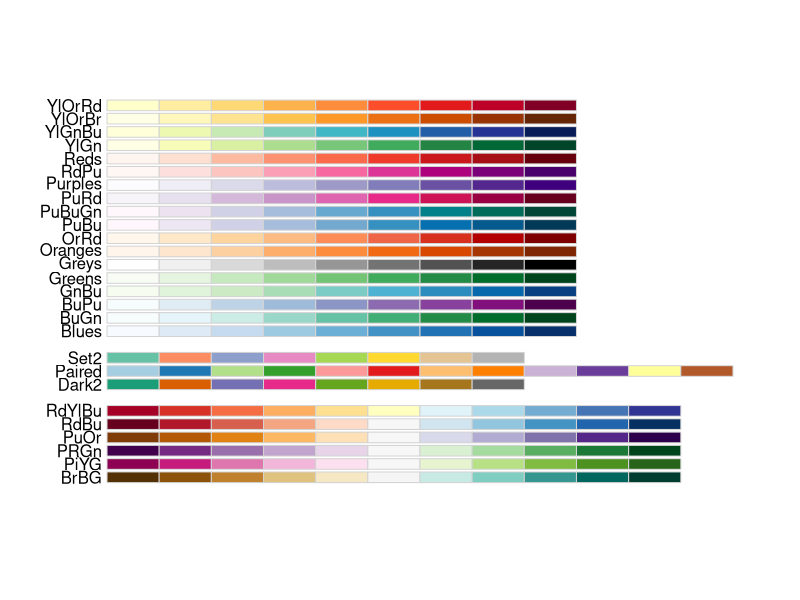
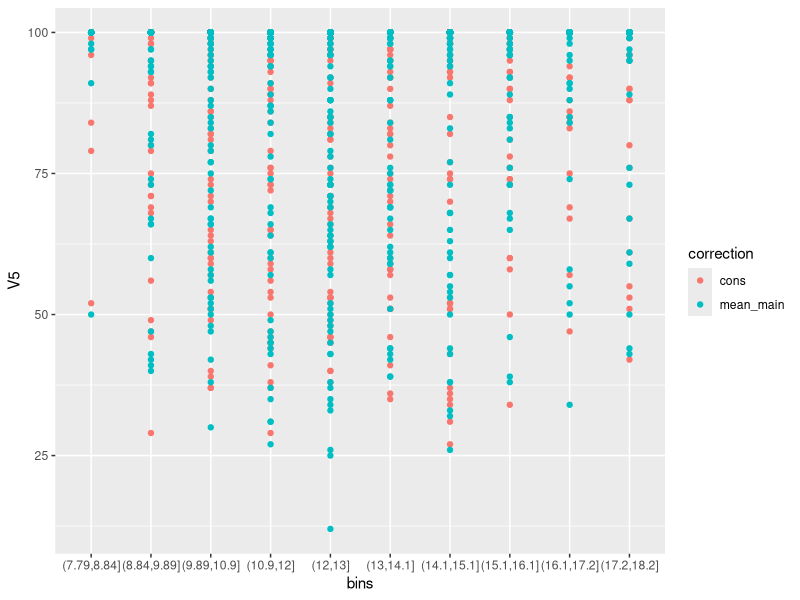
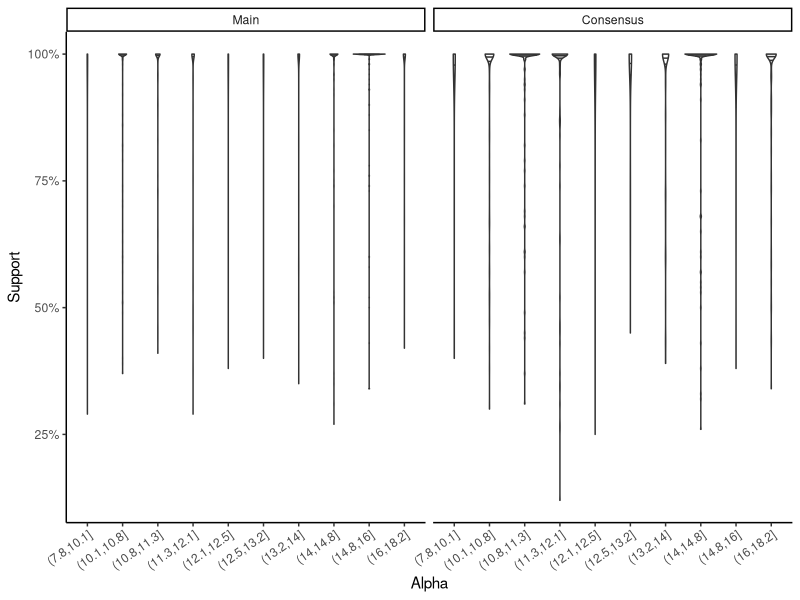
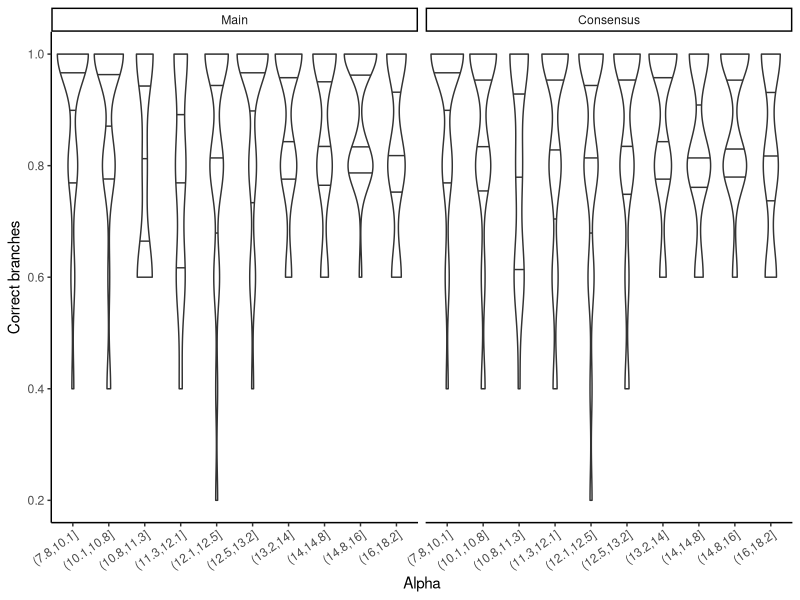
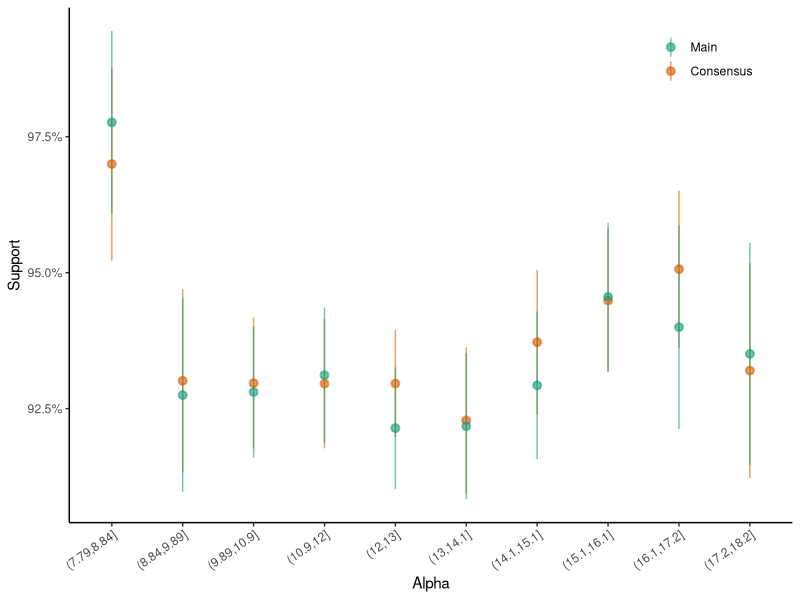
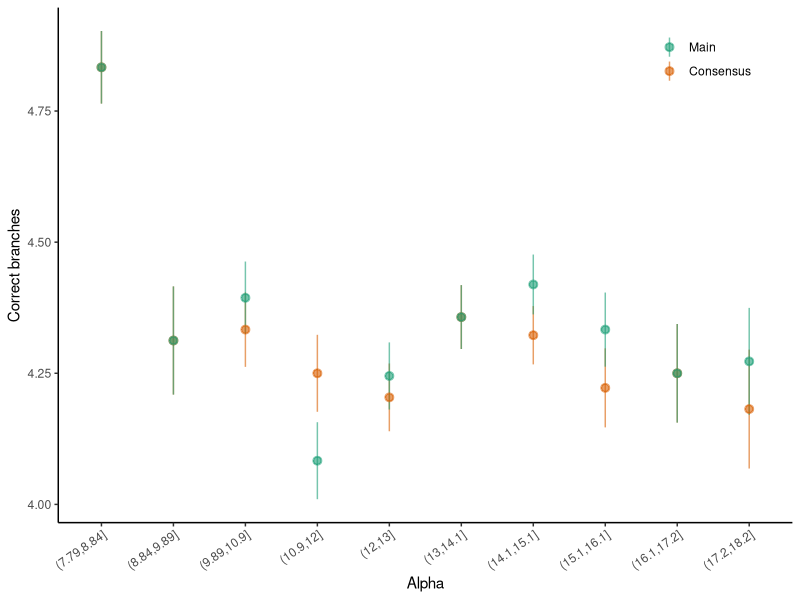
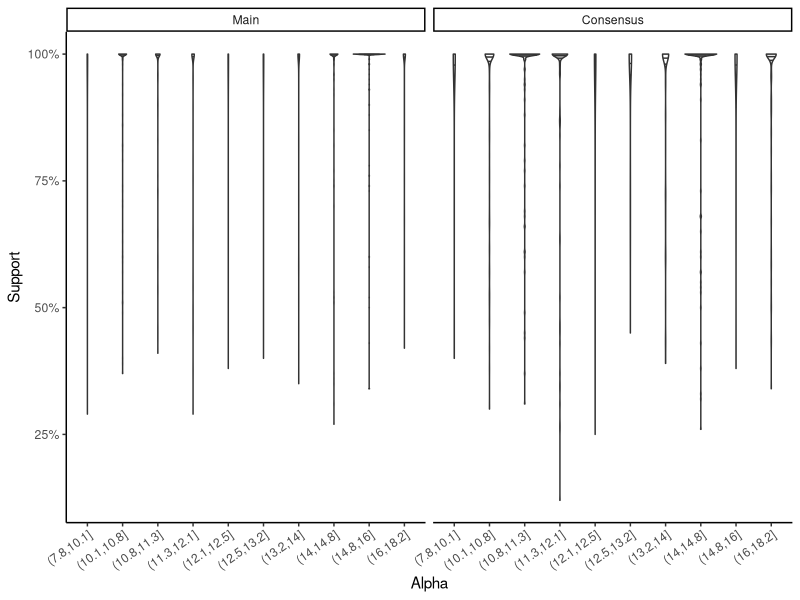
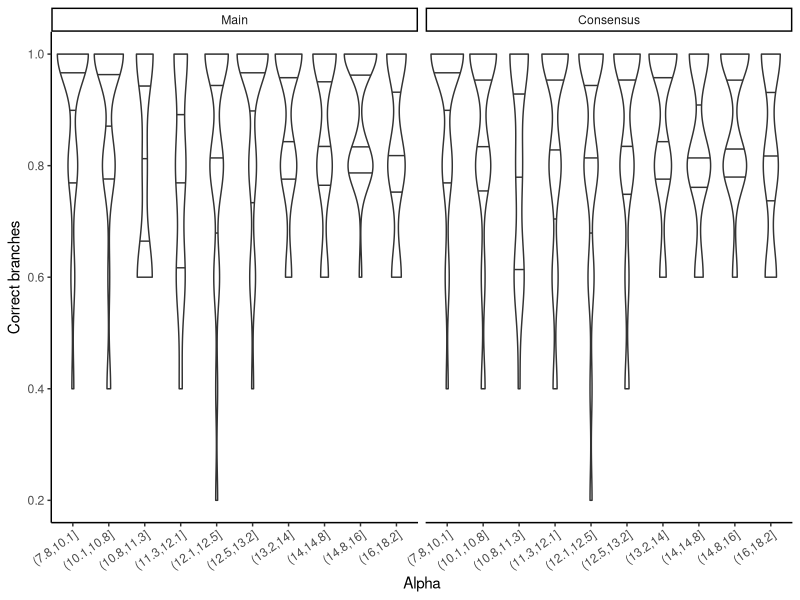

The R script that drew these images, in order: (Note: this script raises an error after producing the figures.)
require(ggplot2); require(scales); require(reshape2); 
#install.packages("dplyr")
require(dplyr)
#require(Hmisc)
library("readxl")
library(RColorBrewer)
library("ggsci")
#install.packages("ggrepel")
library("ggrepel")
library(ggpubr)
display.brewer.all(colorblindFriendly = TRUE)
brewer.pal(n = 8, name = "Dark2")

my_colors <- RColorBrewer::brewer.pal(8, "Dark2")

my_colors2 <- RColorBrewer::brewer.pal(8, "Paired")

#my_colors = c("#bf812d", "#35978f", "#666666")
#my_colors = c("#9970ab", "#5aae61", "#666666")
#my_colors = c("#d6604d", "#4393c3", "#666666")

setwd(dirname(rstudioapi::getActiveDocumentContext()$path))
getwd()


#paste <( cat Fel_try1.txt |nw_labels -L - ) <( cat Fel_try1.txt|nw_topology -I - ) > 90reps

#Updated:
#paste <( cat Fel_try2.txt |nw_labels -L - ) <( cat Fel_try2.txt |nw_reroot - n6 |nw_topology -I - ) > 500reps


# Read support
d1=read.csv('8leaves_CONS.txt',sep=" ",h=F)
d2=read.csv('8leaves.txt',sep=" ",h=F)
head(d2)



#nrow(d)
#correction labes are swapped but graphs are manually corrected
d1$correction = "cons"
d2$correction = "mean_main"


# Read alphas
s2=read.csv('alpha_caterpillar_unif_0.00001_form.txt',sep=" ",h=F)
s1=read.csv('alpha_balanced_unif_0.00001_form.txt',sep=" ",h=F)
names(s1)[names(s1) == 'V1'] <- 'V3'
names(s1)[names(s1) == 'V2'] <- 'V13'
names(s2)[names(s2) == 'V1'] <- 'V3'
names(s2)[names(s2) == 'V2'] <- 'V13'


# Append alpha values d1
d1_bal <- d1[d1$V1 == "balanced", ]
d1_cat <- d1[d1$V1 == "cat", ]

out1 <- merge(d1_bal, s1, by.x = c("V3"), by.y = c("V3"))
out2 <- merge(d1_cat, s2, by.x = c("V3"), by.y = c("V3"))

d1 <- rbind(out1, out2)



# Append alpha values d2
d2_bal <- d2[d2$V1 == "balanced", ]
d2_cat <- d2[d2$V1 == "cat", ]

out1 <- merge(d2_bal, s1, by.x = c("V3"), by.y = c("V3"))
out2 <- merge(d2_cat, s2, by.x = c("V3"), by.y = c("V3"))

d2 <- rbind(out1, out2)


tail(d2)

#d1[d1$V1 %in% c("balanced")]
###################################### Fig1 ######################################
r=rbind(d1,d2)
r$correction <- factor(r$correction, levels=c("cons", "mean_main"))
r = r[r$V2=="unif_0.00001" | r$V2=="unif_0.00001_CONS",]

r$correct=!is.na(r$V6)
head(r)

r$correction_sort = factor(r$correction, levels=c('mean_main','cons'))
names <- list(
  'mean_main'="Main",
  'cons'="Consensus"
)

hospital_labeller <- function(variable,value){
  return(names[value])
}



r$bins <- cut(r$V13,breaks = 10)
# Points:
ggplot(r, aes(x = bins, y = V5, color=correction)) +
  #stat_summary(fun = "mean", geom = "linerange")+
  geom_point()


r

a1 <-ggplot(data = r,aes(x = cut(V13,c(min(V13)-0.001,quantile(V13,probs=(1:10)/10))), 
                             y = V5/100)) +
  geom_violin(draw_quantiles = c(1/4,1/2,3/4))+
  #geom_pointrange(stat = "summary",
  #                fun.ymin = min,
  #                fun.ymax = max,
  #                fun.y = "median",
  #                alpha = 0.6)+
  theme_classic()+
  facet_wrap(~correction, labeller=hospital_labeller)+
  scale_x_discrete(name="Alpha")+
  theme(axis.text.x = element_text(angle = 35, vjust = 1, hjust=1))+
  scale_y_continuous(name="Support", label=percent)

a1


ggsave("alpha_vs_support.pdf",width=5,height = 4)

#################################################################################
r
ux <- unique(r$V3)
length(ux)

new_r <- data.frame(matrix(ncol = ncol(r)+2, nrow = 0))

for(i in ux){
  
  tmp <- r[r$V3 == i, ]
  
  tmp_bal <- tmp[tmp$V1 == "balanced", ]
  tmp_cat <- tmp[tmp$V1 == "cat", ]
  
  tmp_bal_cons <- tmp_bal[tmp_bal$correction == "cons", ]
  tmp_bal_mean <- tmp_bal[tmp_bal$correction == "mean_main", ]
  
  tmp_cat_cons <- tmp_cat[tmp_cat$correction == "cons", ]
  tmp_cat_mean <- tmp_cat[tmp_cat$correction == "mean_main", ]
  
  tmp_cat_mean$errors = sum(is.na(tmp_cat_mean$V6))
  tmp_cat_mean$correct_br=sum(!is.na(tmp_cat_mean$V6))
  
  tmp_bal_mean$errors = sum(is.na(tmp_bal_mean$V6))
  tmp_bal_mean$correct_br=sum(!is.na(tmp_bal_mean$V6))
  
  tmp_cat_cons$errors = sum(is.na(tmp_cat_cons$V6))
  tmp_cat_cons$correct_br=sum(!is.na(tmp_cat_cons$V6))
  
  tmp_bal_cons$errors = sum(is.na(tmp_bal_cons$V6))
  tmp_bal_cons$correct_br=sum(!is.na(tmp_bal_cons$V6))
  
  combo = rbind(tmp_cat_mean, tmp_bal_mean, tmp_cat_cons, tmp_bal_cons)
  {print(combo)}
  new_r <- rbind(new_r,combo)
  #print(nrow(new_r))
  
 
  }
    

new_r

#write.csv(new_r, "data.csv", row.names=FALSE)

new_r$correction_sort = factor(new_r$correction, levels=c('mean_main','cons'))
names <- list(
  'mean_main'="Main",
  'cons'="Consensus"
)

hospital_labeller <- function(variable,value){
  return(names[value])
}



# updated version
a2 <-ggplot(data = new_r,aes(x = cut(V13,c(min(V13)-0.001,quantile(V13,probs=(1:10)/10))), 
                        y = correct_br/5)) +
  geom_violin(draw_quantiles = c(1/4,1/2,3/4))+
  #geom_pointrange(stat = "summary",
  #                #fun.ymin = min,
  #                #fun.ymax = max,
  #                #fun.y = "median",
  #                alpha = 0.6)+
  theme_classic()+
  facet_wrap(~correction_sort, labeller=hospital_labeller)+
  scale_x_discrete(name="Alpha")+
  theme(axis.text.x = element_text(angle = 35, vjust = 1, hjust=1))+
  scale_y_continuous(name="Correct branches")
  #scale_color_manual(name="", values = c(my_colors[2], my_colors [1] ), 
  #                   labels=c("Consensus", "Main" ))+
  #theme(legend.position = c(.88,.90), 
  #      legend.margin=margin(t = 0.0, unit='cm') )+
  #guides(colour = guide_legend(title = NULL, order = 1, reverse=TRUE, ), )
a2

ggsave("alpha_vs_correct_br.pdf",width=5,height = 4)


#################################################################################

a1 <-ggplot(data = r) +
  geom_pointrange(mapping = aes(x = bins, y = V5/100, color=correction),
                  stat = "summary",
                  #fun.ymin = min,
                  #fun.ymax = max,
                  #fun.y = "median",
                  alpha = 0.6)+
  theme_classic()+
  scale_x_discrete(name="Alpha")+
  theme(axis.text.x = element_text(angle = 35, vjust = 1, hjust=1))+
  scale_y_continuous(name="Support", label=percent)+
  scale_color_manual(name="", values = c(my_colors[2], my_colors [1] ), 
                     labels=c("Consensus", "Main" ))+
  theme(legend.position = c(.88,.90), 
        legend.margin=margin(t = 0.0, unit='cm') )+
  guides(colour = guide_legend(title = NULL, order = 1, reverse=TRUE, ), )
a1




a2 <-ggplot(data = new_r) +
  geom_pointrange(mapping = aes(x = bins, y = correct_br, color=correction),
                  stat = "summary",
                  #fun.ymin = min,
                  #fun.ymax = max,
                  #fun.y = "median",
                  alpha = 0.6)+
  theme_classic()+
  scale_x_discrete(name="Alpha")+
  theme(axis.text.x = element_text(angle = 35, vjust = 1, hjust=1))+
  scale_y_continuous(name="Correct branches")+
  scale_color_manual(name="", values = c(my_colors[2], my_colors [1] ), 
                     labels=c("Consensus", "Main" ))+
  theme(legend.position = c(.88,.90), 
        legend.margin=margin(t = 0.0, unit='cm') )+
  guides(colour = guide_legend(title = NULL, order = 1, reverse=TRUE, ), )
a2

ggsave("alpha_vs_correct_br.pdf",width=5,height = 4)



#################################################################################

  
  
  
  
  
ftop <- ggarrange(f1, f2, labels = c("A", "B"), widths=c(0.5, 0.5), ncol = 2, nrow = 1)
fbot <- ggarrange(f3, f4, labels = c("C", "D"), widths=c(0.5, 0.5), ncol = 2, nrow = 1)
arrange <-ggarrange(ftop, NULL, fbot, labels = c(NA, NA, NA), ncol = 1, heights=c(1, 0.05, 1), nrow = 3)
arrange

ggsave("fel_four_plots_v2.pdf", width=10.0,height = 8.0, arrange)
